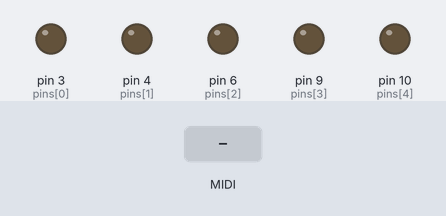
Simulated run of this sketch. Board: Teensy 3. Parts: output pins drawn as LEDs (lit = HIGH). The test bench sets the inputs (shaded band).

Above: at 1.2 s.
1.3 s: MIDI note 60 received
At 1.7 s:
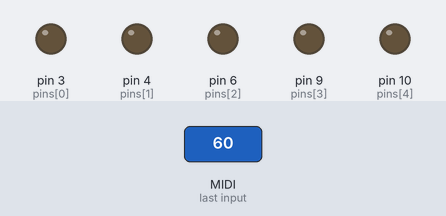
2.8 s: MIDI note 64 received
At 4.1 s:
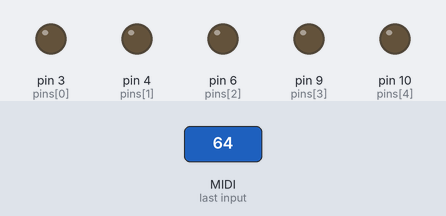
Timing chart, 0 to 5.8 s (numbered marks = the images above; inputs shaded):
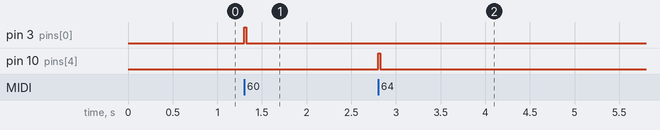

The sketch:

midi-five-LC-board.ino
```cpp
/* / **************************************
pulse

Teensy LC with MMMMDx5: https://oshpark.com/shared_projects/uq5EsZsM
uses Teensyduino: https://www.pjrc.com/teensy/teensyduino.html

variable lowNote - determines the starting MIDI note motor channel
variable onTime - length time motor is pulsed on (in ms)
MIDI velocity is mapped to PWM rate to control motor power

Jiffer Harriman - modular-muse.com
************************************** */


// use PWM pins 3, 4, 6, 9, 10
int pins[] = {3, 4, 6, 9, 10};
#define numNotes 5

int lowNote = 60; // MIDI note 16 (E-2)
unsigned int onTime = 20;

void OnNoteOn(byte channel, byte note, byte velocity);
void OnNoteOff(byte channel, byte note, byte velocity);
unsigned long lastHit[numNotes];
bool noteHigh[numNotes];

void setup() {
  for (int i = 0; i < 5; i++) {
    pinMode(pins[i], OUTPUT);
  }
  usbMIDI.setHandleNoteOn(OnNoteOn);
  usbMIDI.setHandleNoteOff(OnNoteOff);

  // no notes are on to start
  for (int i = 0; i < numNotes; i++) {
    noteHigh[i] = false;
    lastHit[i] = 0;
  }

}


void loop() {
  // flush the MIDI read buffer
  while (usbMIDI.read()) {
  }
  // check if its time to turn a note off
  for (int i = 0; i < numNotes; i++) {
    if (noteHigh[i] && (millis() - lastHit[i] > onTime)) {
      // check if on time has passed and turn off
      noteHigh[i] = false;
      analogWrite(pins[i], 0);
    }
  }
}

void OnNoteOn(byte channel, byte note, byte velocity) {

  if (note >= lowNote && note < lowNote + 5) {
    // adjust fir note # offset
    note = note - lowNote;
    // bit shift 7 bits to 12
    analogWrite(pins[note], velocity << 5);

    noteHigh[note] = true;
    lastHit[note] = millis();
  }

}

void OnNoteOff(byte channel, byte note, byte velocity) {

}
```

Measured:
- after the input at 1.3 s, pin 3 (pins[0]): LOW → HIGH at once, → LOW 0.02 s later
- after the input at 2.8 s, pin 10 (pins[4]): LOW → HIGH at once, → LOW 0.02 s later
